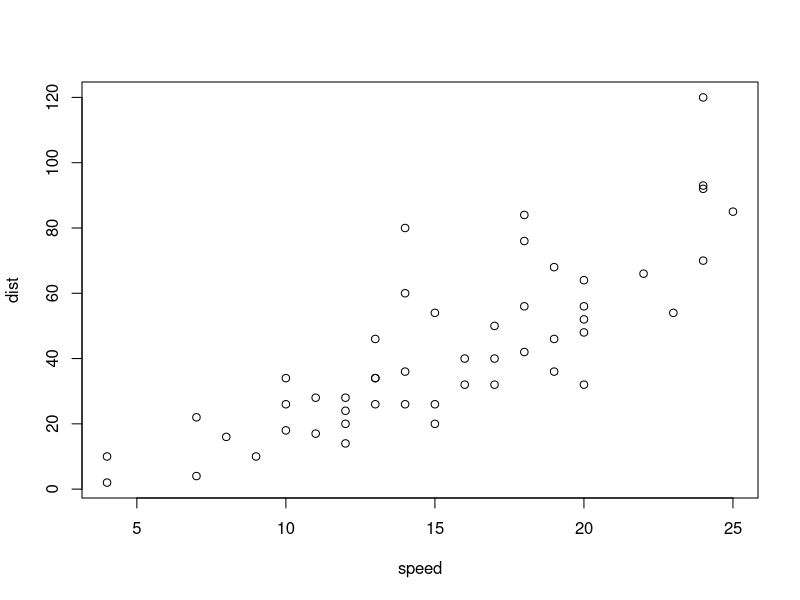
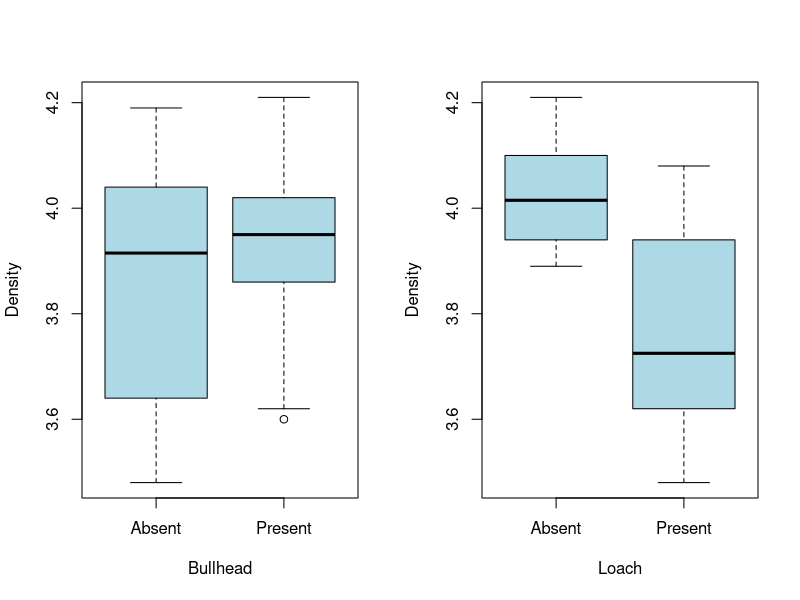
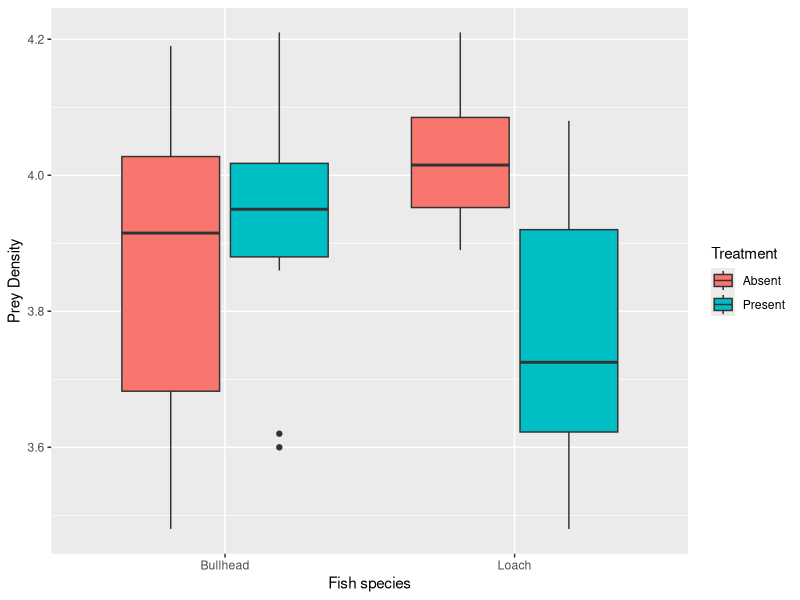
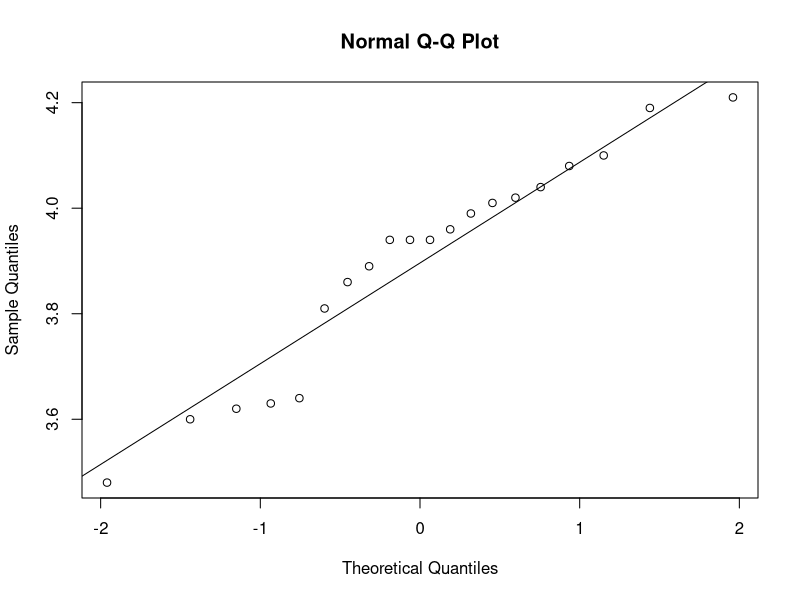
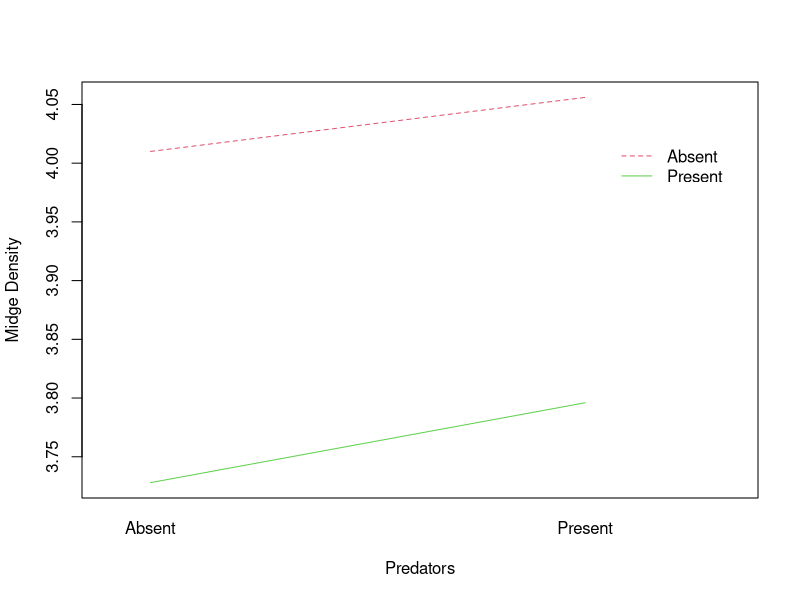
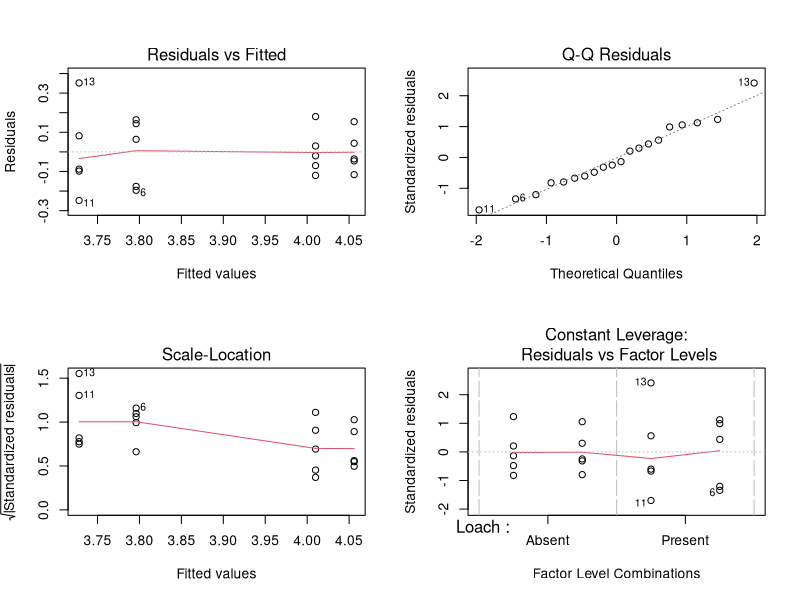
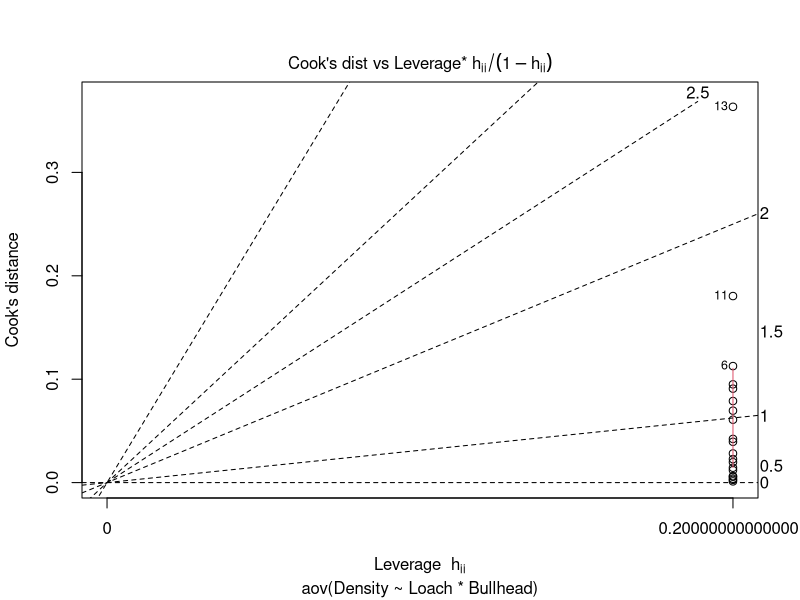
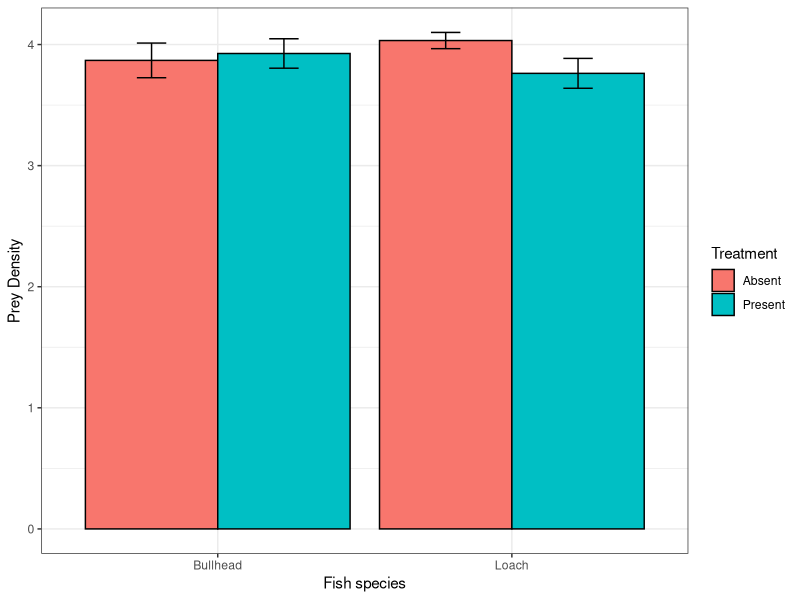

Generate these figures, in order, with R:
## ---- chunk 1
plot(cars)
## ---- chunk 2
library(tidyverse)
library(car)
library(ggsignif) # new library you'll need to install it.
library(dplyr) 
library(tidyr)
## ---- chunk 3
#setwd("/Users/jonathansadler/Dropbox/My Mac (Jonathans-MacBook-Pro.local)/Downloads")
pred <- read.csv("fish_pred.csv", header = TRUE)
## ---- chunk 4
glimpse(pred)
head(pred)
View(pred)
## ---- chunk 5
pred$Bullhead <- as.factor(pred$Bullhead)
pred$Loach <- as.factor(pred$Loach)
glimpse(pred) # check it worked
## ---- chunk 6
table(pred$Bullhead, pred$Loach)
## ---- chunk 7
op <- par(mfrow = c(1, 2)) # 1 row , 2 columns for the images
boxplot(Density ~ Bullhead, col = "lightblue", data = pred, xlab = "Bullhead")
boxplot(Density ~ Loach, col = "lightblue", data = pred, xlab = "Loach")
par(op)
## ---- chunk 8
pred_long <- pred %>% gather(species,treatment, 1:2)
glimpse(pred_long) 
## ---- chunk 9
pred_long <- pred_long %>% mutate(species = factor(species),treatment = factor(treatment)) # use glimpse(pred_long) to check it worked
## ---- chunk 10
ggplot(pred_long, aes(y=Density, x=species, fill=treatment)) + geom_boxplot() +
  labs(x = "Fish species", y = "Prey Density", fill = "Treatment") 
## ---- chunk 11
qqnorm(pred$Density); qqline(pred$Density)
shapiro.test(pred$Density)
## ---- chunk 12
leveneTest(pred$Density ~ pred$Bullhead * pred$Loach) # No issues visible
## ---- chunk 13
interaction.plot(pred$Bullhead, pred$Loach, pred$Density, col=c(2,3), xlab = "Predators", ylab = "Midge Density", trace.label = "")
## ---- chunk 14
pred_aov <- aov(Density ~ Loach * Bullhead, data = pred)
## ---- chunk 15
summary(pred_aov)
## ---- chunk 16
op <- par(mfrow = c(2, 2)) # set graphics device to plot four graphs in a 2 x 2 matrix
plot(pred_aov)
par(op)
## ---- chunk 17
plot(pred_aov, which=6) # plots leverage and cook's plot
## ---- chunk 18
pred_sum <- pred_long %>%
  group_by(species,treatment) %>%
  summarise( 
    n=n(),
    mean=mean(Density),
    sd=sd(Density)) %>%
  mutate( se=sd/sqrt(n))  %>% # computes the standard error
  mutate( ic=se * qt((1-0.05)/2 + .5, n-1)) # computes 95% CI
## ---- chunk 19
ggplot(pred_sum, aes(x=species, y=mean, fill=treatment)) +
  geom_bar(position=position_dodge(), stat="identity", colour='black') +
  geom_errorbar(aes(ymin=mean-2*se, ymax=mean+2*se), width=.2,position=position_dodge(.9)) + 
  labs(x = "Fish species", y = "Prey Density", fill = "Treatment") + theme_bw()
## ---- chunk 20
ggplot(pred_sum, aes(x=species, y=mean, fill=treatment)) +
  geom_bar(position=position_dodge(), stat="identity", colour='black') +
  geom_errorbar(aes(ymin=mean-ic, ymax=mean+ic),width=.2,position=position_dodge(.9)) + 
  labs(x = "Fish species", y = "Prey Density", fill = "Treatment") 
## ---- chunk 21
ggplot(pred_sum, aes(x=species, y=mean, fill=treatment)) +
  geom_bar(position=position_dodge(), stat="identity", colour='black') +
  geom_errorbar(aes(ymin=mean-ic, ymax=mean+ic),width=.2,position=position_dodge(.9)) + 
  theme_bw() + # remove default grey background
  scale_fill_manual(values = c("grey90","grey50")) + # override colours for treatment making them grey and white bars
  theme(axis.title = element_text(size = 12),
        panel.grid.major = element_blank(),
        panel.grid.minor = element_blank(),
        axis.text.x  = element_text(size=10, colour="black"),
        axis.text.y  = element_text(size=10, colour="black"),
        plot.caption=element_text(hjust = 0)) +
  labs(x = "Species", y = expression(Prey~Density~(m^2)), fill = "Treatment", 
       caption = "Figure 1. Species impacts on prey density in experiment enclosures.\nn = 10 per treatment group (total = 40) ** = p<0.01.\nError bars are 95 and 5% CIs.") +   # \n = new line in caption
  annotate("text", x=2, y=4.2, label= "**") +
  annotate("text", x=1, y=4.2, label= "NS") # to add significant level use the annotate function. Check the aov call for sig levels
## ---- chunk 22
ggsave("Fish_pred_plot.png", height = 15, width=15, units="cm", dpi = 500)
 
